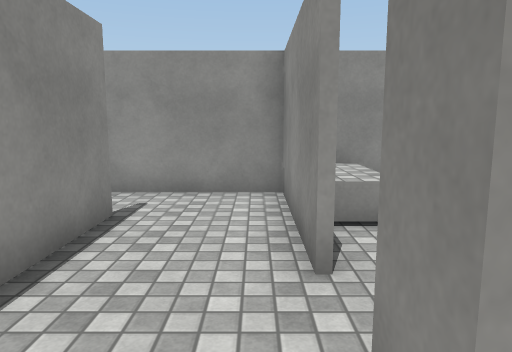
View 1 (above)

13 first-person views from a walk through a Unity game level. The camera is 1.4 m above the floor, tilts 8° down and sees 70° across. The floor is counted in squares, 1 m on a side. Each view is taken from the middle of a square. On the plan, view 1 faces up. The plan holds only what a view shows up to about 16 squares ahead; the rest is blank. The place goes on beyond the plan. The player character is not drawn. Some surface patterns are stand-ins.

View 2
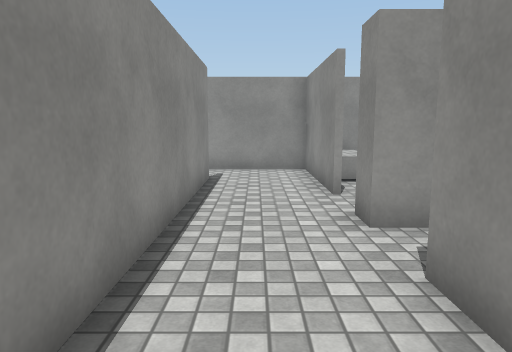

View 3
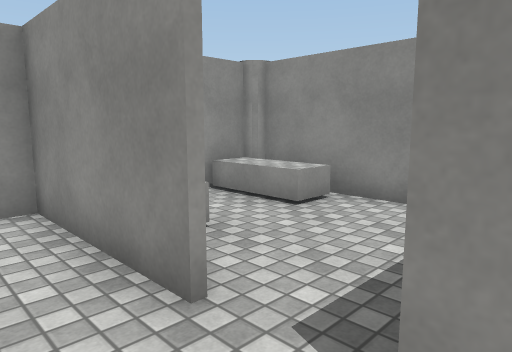

View 4
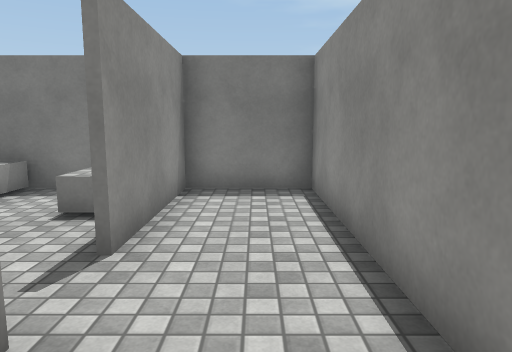

View 5
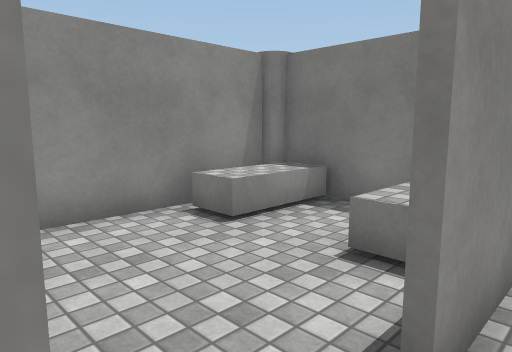

View 6
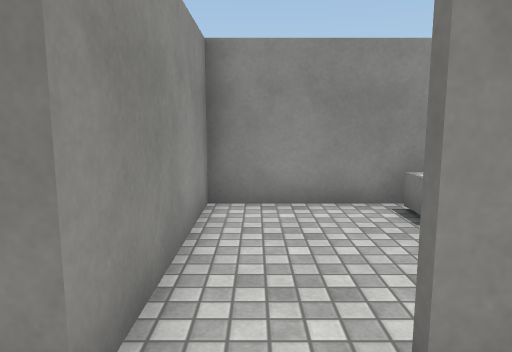

View 7
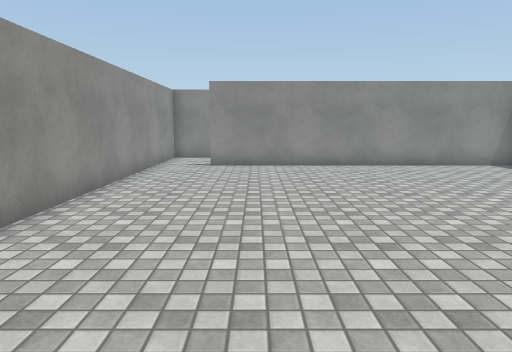

View 8
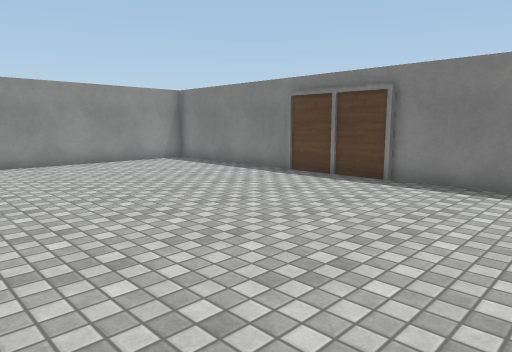

View 9
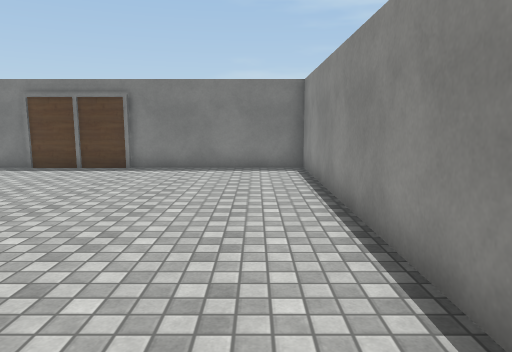

View 10
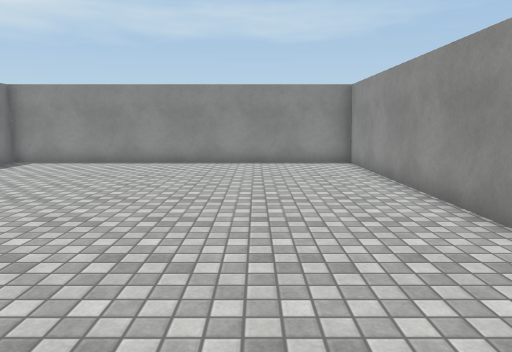

View 11
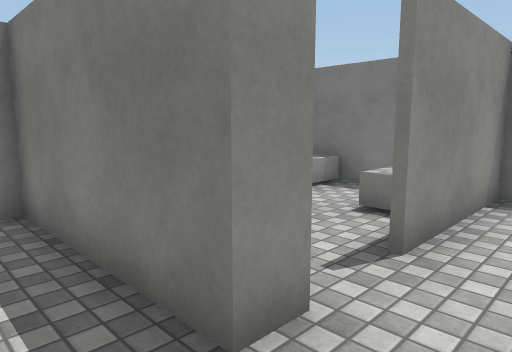

View 12
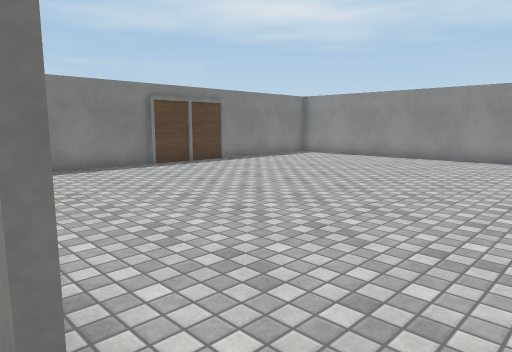

View 13
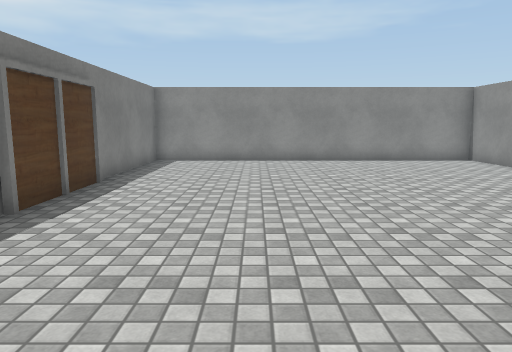

### Floor plan
Key: @ floor where view 1 was taken; # wall or solid block; . floor; ^ raised ledge.
Columns run from 18 left of view 1 to 6 right of it. Each row starts with its distance up from view 1.
  8 ########################
  7 #..................#^ ^##
  6 #..................#^.^^#
  5 #...............#..#^.^^#
  4 #...............#..#... #
  3 #...............#...... #
  2 #...............#..######
  1 #...............#..######
  0 #...............#.@.....#
 -1 #...............#..#....#
 -2 #...............#..#....#
 -3 #...............#..#^.^^#
 -4 #...............#..#^.^^
 -5 ####################^#^#

Positions as (right, up) in squares from view 1, and headings:
1: (0, 0), facing up
2: (-1, -4), facing up
3: (-1, 1), facing up-right
4: (-1, 3), facing down
5: (0, 1), facing down-right
6: (-1, 0), facing right
7: (-15, 4), facing right
8: (-16, 4), facing down-right
9: (-16, 7), facing down
10: (-4, 4), facing left
11: (-1, 3), facing down-right
12: (-2, 7), facing down-left
13: (-3, -1), facing left
